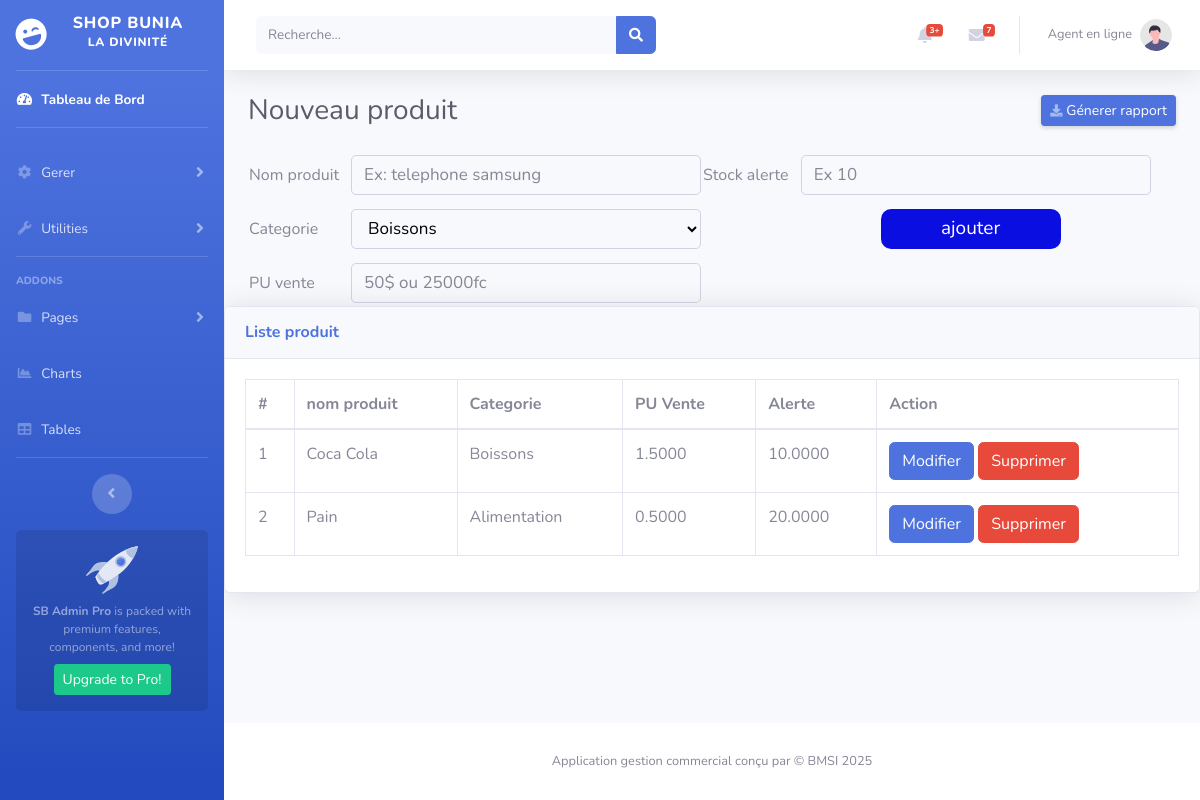
Page /produit.php on the committed database.
### tables this page shows
CREATE TABLE IF NOT EXISTS `produit` (
  `id` INT AUTO_INCREMENT PRIMARY KEY,
  `id_categorie` INT DEFAULT NULL,
  `designation` VARCHAR(255),
  `prix_unitaire` DECIMAL(13,4) NOT NULL DEFAULT 0,
  `stock` DECIMAL(13,4) DEFAULT 0,
  `stock_alerte` DECIMAL(13,4) DEFAULT 0,
  `id_utilisateur` INT DEFAULT NULL,
  `prix_unitaire_achat` DECIMAL(13,4) DEFAULT 0,
  KEY `produit_ibfk1_idx` (`id_categorie`),
  KEY `produit_ibfk2_idx` (`id_utilisateur`),
  CONSTRAINT `produit_ibfk1` FOREIGN KEY (`id_categorie`) REFERENCES `categorie` (`id`) ON DELETE SET NULL,
  CONSTRAINT `produit_ibfk2` FOREIGN KEY (`id_utilisateur`) REFERENCES `utilisateur` (`id`) ON DELETE SET NULL
);

CREATE TABLE IF NOT EXISTS `categorie` (
  `id` INT AUTO_INCREMENT PRIMARY KEY,
  `designation` VARCHAR(50),
  `dateAdd` DATETIME DEFAULT CURRENT_TIMESTAMP,
  `id_utilisateur` INT DEFAULT NULL,
  KEY `fk_categorie1_idx` (`id_utilisateur`),
  CONSTRAINT `fk_categorie1` FOREIGN KEY (`id_utilisateur`) REFERENCES `utilisateur` (`id`) ON DELETE SET NULL
);

### produit.php (the view, shortened to what this page needs)
<!DOCTYPE html>
<html lang="en">
    <?php
        include("lien/lien.php");
    ?>
<body id="page-top">
    <div id="wrapper">
        <?php
            include("menugauche/menugauche.php");
        ?>
        <div id="content-wrapper" class="d-flex flex-column">
            <div id="content">
                <?php
                    include("topbar/topbar.php");
                ?>
                <?php if(empty($_GET["modifier"])) : ?>
                <div class="container-fluid">
                    <div class="d-sm-flex align-items-center justify-content-between mb-4">
                        <h1 class="h3 mb-0 text-gray-800">Nouveau produit</h1>
                        <a href="#" class="d-none d-sm-inline-block btn btn-sm btn-primary shadow-sm"><i
                        class="fas fa-download fa-sm text-white-50"></i> Génerer rapport</a>
                    </div>
                    <form action="include/produit.php" method="post" class="formulaire">
                        <table>
                            <tr>
                                <td>Nom produit</td>
                                <td><input type="text" class="form-control" name="produit" placeholder="Ex: telephone samsung"></td>
                                <td>Stock alerte</td>
                                <td><input type="text" name="stockalerte" class="form-control" placeholder="Ex 10"></td>
                            </tr>
                            <tr>
                                <td>Categorie</td>
                                <td>
                                    <select name="categorie" class="form-control">
                                        <?php
                                            include_once('connexion/connexion.php');
                                            $requette="SELECT * FROM categorie";
                                            $execute=$pdo->prepare($requette);
                                            $execute->execute();
                                            while($lire=$execute->fetch()){
                                        ?>
                                        <option value="<?= htmlspecialchars($lire["id"])?>"><?= htmlspecialchars($lire["designation"])?></option>
                                        <?php } ?>
                                    </select>
                                </td>
                                <td></td>
                                <td><input type="submit" name="valider" value="ajouter"></td>
                            </tr>
                            <tr>
                                <td>PU vente</td>
                                <td><input type="text" name="puv" class="form-control" placeholder="50$ ou 25000fc"></td>
                            </tr>
                        </table>
                    </form>
                </div>
                <?php endif ?>
                <div class="card shadow mb-4">
                        <div class="card-header py-3">
                            <h6 class="m-0 font-weight-bold text-primary">Liste produit</h6>
                        </div>
                        <div class="card-body">
                            <div class="table-responsive">
                                <table class="table table-bordered" id="dataTable" width="100%" cellspacing="0">
                                    <thead>
                                        <tr>
                                            <th>#</th>
                                            <th>nom produit</th>
                                            <th>Categorie</th>
                                            <th>PU Vente</th>
                                            <th>Alerte</th>
                                            <th colspan="2">Action</th>
                                        </tr>
                                    </thead>
                                    <tbody>
                                        <tr>
                                            <?php
                                             include_once("connexion/connexion.php");
                                             $sql = "SELECT
                                                        produit.id,
                                                        produit.designation,
                                                        produit.prix_unitaire AS prix_vente,
                                                        produit.stock,
                                                        produit.stock_alerte,
                                                        produit.prix_unitaire_achat,
                                                        categorie.id AS id_categorie,
                                                        categorie.designation AS categorie
                                                    FROM produit
                                                    INNER JOIN categorie ON produit.id_categorie = categorie.id
                                                    ";
                                                $stmt = $pdo->prepare($sql);
                                                $stmt->execute();
                                                while ($row = $stmt->fetch())
                                                {
                                            ?>
                                                    <td><?=  htmlspecialchars($row['id']) ?> </td>
                                                    <td><?=  htmlspecialchars($row['designation']) ?> </td>
                                                    <td><?=  htmlspecialchars($row['categorie'])  ?> </td>
                                                    <td><?=  htmlspecialchars($row['prix_vente'])  ?> </td>
                                                    <td><?=  htmlspecialchars($row['stock_alerte'])  ?> </td>
                                                    <td>
                                                        <a href="produit.php?modifier=<?= htmlspecialchars($row['id']) ?>" class="btn btn-primary">Modifier</a>
                                                        <a href="include/produit.php?sup=<?=  htmlspecialchars($row['id']) ?>" class="btn btn-danger">Supprimer</a>
                                                    </td>
                                        </tr>
                                        <?php
                                             }
                                            ?>
                                    </tbody>
                                </table>
                            </div>
                        </div>
                    </div>
            </div>
            <footer class="sticky-footer bg-white">
                <div class="container my-auto">
                    <div class="copyright text-center my-auto">
                        <span>Application gestion commercial conçu par &copy; BMSI 2025</span>
                    </div>
                </div>
            </footer>
        </div>
    </div>
</body>
</html>

### lien/lien.php (shortened to what this page needs)
<head>
    <link href="vendor/fontawesome-free/css/all.min.css" rel="stylesheet" type="text/css">
    <link href="css/sb-admin-2.min.css" rel="stylesheet">
    <link rel="stylesheet" href="style1.css">
</head>

### menugauche/menugauche.php (shortened to what this page needs)
<ul class="navbar-nav bg-gradient-primary sidebar sidebar-dark accordion" id="accordionSidebar">
            <a class="sidebar-brand d-flex align-items-center justify-content-center" href="index.php">
                <div class="sidebar-brand-icon rotate-n-15">
                    <i class="fas fa-laugh-wink"></i>
                </div>
                <div class="sidebar-brand-text mx-3">Shop Bunia <sup>La divinité</sup></div>
            </a>
            <hr class="sidebar-divider my-0">
            <li class="nav-item active">
                <a class="nav-link" href="index.php">
                    <i class="fas fa-fw fa-tachometer-alt"></i>
                    <span>Tableau de Bord</span></a>
            </li>
            <hr class="sidebar-divider">
            <li class="nav-item">
                <a class="nav-link collapsed" href="#" data-toggle="collapse" data-target="#collapseTwo"
                    aria-expanded="true" aria-controls="collapseTwo">
                    <i class="fas fa-fw fa-cog"></i>
                    <span>Gerer</span>
                </a>
            </li>
            <li class="nav-item">
                <a class="nav-link collapsed" href="#" data-toggle="collapse" data-target="#collapseUtilities"
                    aria-expanded="true" aria-controls="collapseUtilities">
                    <i class="fas fa-fw fa-wrench"></i>
                    <span>Utilities</span>
                </a>
            </li>
            <hr class="sidebar-divider">
            <div class="sidebar-heading">
                Addons
            </div>
            <li class="nav-item">
                <a class="nav-link collapsed" href="#" data-toggle="collapse" data-target="#collapsePages"
                    aria-expanded="true" aria-controls="collapsePages">
                    <i class="fas fa-fw fa-folder"></i>
                    <span>Pages</span>
                </a>
            </li>
            <li class="nav-item">
                <a class="nav-link" href="charts.html">
                    <i class="fas fa-fw fa-chart-area"></i>
                    <span>Charts</span></a>
            </li>
            <li class="nav-item">
                <a class="nav-link" href="tables.html">
                    <i class="fas fa-fw fa-table"></i>
                    <span>Tables</span></a>
            </li>
            <hr class="sidebar-divider d-none d-md-block">
            <div class="text-center d-none d-md-inline">
                <button class="rounded-circle border-0" id="sidebarToggle"></button>
            </div>
            <div class="sidebar-card d-none d-lg-flex">
                <img class="sidebar-card-illustration mb-2" src="img/undraw_rocket.svg" alt="...">
                <p class="text-center mb-2"><strong>SB Admin Pro</strong> is packed with premium features, components, and more!</p>
                <a class="btn btn-success btn-sm" href="https://startbootstrap.com/theme/sb-admin-pro">Upgrade to Pro!</a>
            </div>
        </ul>

### topbar/topbar.php (shortened to what this page needs)
<nav class="navbar navbar-expand navbar-light bg-white topbar mb-4 static-top shadow">
                    <form
                        class="d-none d-sm-inline-block form-inline mr-auto ml-md-3 my-2 my-md-0 mw-100 navbar-search">
                        <div class="input-group">
                            <input type="text" class="form-control bg-light border-0 small" placeholder="Recherche..."
                                aria-label="Search" aria-describedby="basic-addon2">
                            <div class="input-group-append">
                                <button class="btn btn-primary" type="button">
                                    <i class="fas fa-search fa-sm"></i>
                                </button>
                            </div>
                        </div>
                    </form>
                    <ul class="navbar-nav ml-auto">
                        <li class="nav-item dropdown no-arrow mx-1">
                            <a class="nav-link dropdown-toggle" href="#" id="alertsDropdown" role="button"
                                data-toggle="dropdown" aria-haspopup="true" aria-expanded="false">
                                <i class="fas fa-bell fa-fw"></i>
                                <span class="badge badge-danger badge-counter">3+</span>
                            </a>
                        </li>
                        <li class="nav-item dropdown no-arrow mx-1">
                            <a class="nav-link dropdown-toggle" href="#" id="messagesDropdown" role="button"
                                data-toggle="dropdown" aria-haspopup="true" aria-expanded="false">
                                <i class="fas fa-envelope fa-fw"></i>
                                <span class="badge badge-danger badge-counter">7</span>
                            </a>
                        </li>
                        <li class="nav-item dropdown no-arrow">
                            <a class="nav-link dropdown-toggle" href="#" id="userDropdown" role="button"
                                data-toggle="dropdown" aria-haspopup="true" aria-expanded="false">
                                <span class="mr-2 d-none d-lg-inline text-gray-600 small">Agent en ligne</span>
                                <img class="img-profile rounded-circle"
                                    src="img/undraw_profile.svg">
                            </a>
                        </li>
                    </ul>
                </nav>

### style1.css (style rules this page uses)
.formulaire input { width: 50%; margin-bottom:5px; margin: 2px auto; display: block; }
.formulaire input[type="text"], .formulaire input[type="password"], .formulaire input[type="datetime-local"], .formulaire select, .formulaire input[type="number"], .formulaire select, .formulaire input[type="mail"] { background: transparent; width: 350px; height: 40px; border-radius: 5px; color: black; font-size: 17px; margin-left: 10px; }
.formulaire input[type="submit"] { border: none; outline: none; width: 180px; height: 40px; background: rgb(11, 14, 224); color: white; font-size: 19px; border-radius: 10px; padding: 1px 20px; margin: 10px auto; }

### rows in the picture
produit: id "1", designation "Coca Cola", id_categorie.designation "Boissons", prix_unitaire "1.5000", stock_alerte "10.0000"
produit: id "2", designation "Pain", id_categorie.designation "Alimentation", prix_unitaire "0.5000", stock_alerte "20.0000"

### other values in the picture
form field categorie "Boissons"
